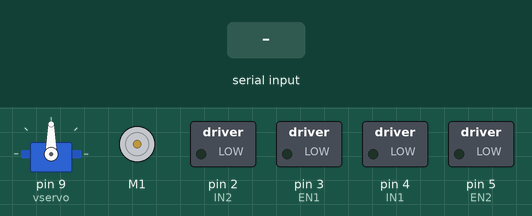
Bench run of a sketch on a simulated Arduino Mega 2560, built with avr-gcc and run on an emulated ATmega2560. Shown: servo, DC motor (green arrow = forward, orange = backward, longer = faster), switched loads named in the sketch (green lamp = pin HIGH). The inputs (shaded band) are chosen by the test bench.

Above: at 1.2 s.
1.3 s: "V" received over the second serial link
At 1.7 s:
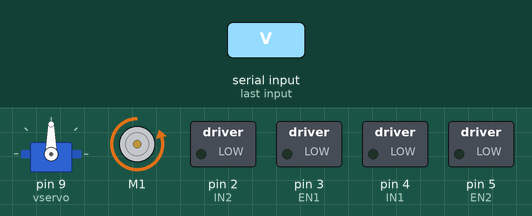
4.3 s: "F" received over the second serial link
At 5.5 s:
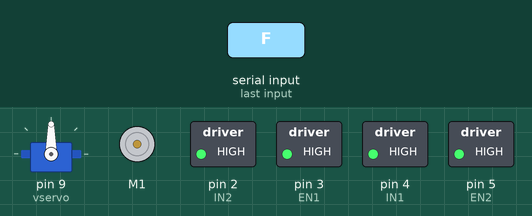
5.8 s: "B" received over the second serial link
At 6.8 s:
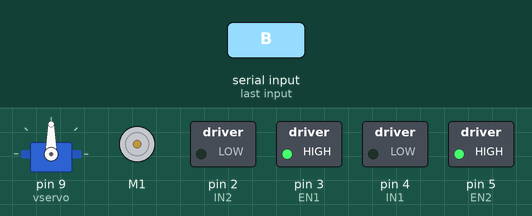
7.3 s: "L" received over the second serial link
At 8.0 s:
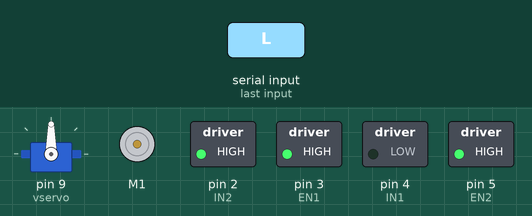
8.8 s: "R" received over the second serial link
At 9.1 s:
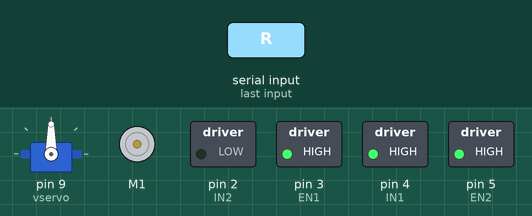
10.3 s: "X" received over the second serial link
At 10.7 s:
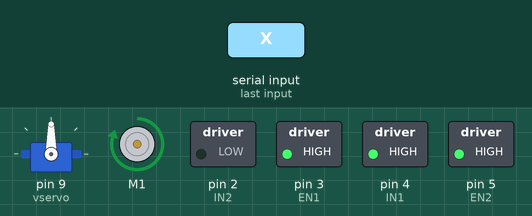
Timing chart, 0 to 13.3 s (numbered marks = the images above; inputs shaded):
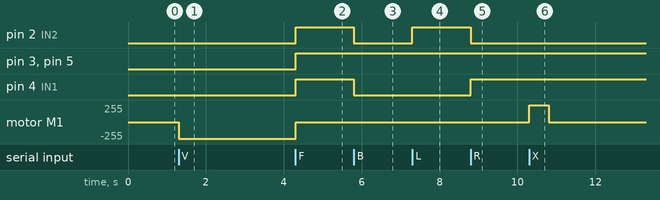

Measured:
- after the input at 1.3 s, motor M1: stopped → backward 250/255 at once
- after the input at 4.3 s, pin 2 (IN2), pin 3 (EN1), pin 4 (IN1), pin 5 (EN2): LOW → HIGH at once; motor M1: backward 250/255 → stopped at once
- after the input at 5.8 s, pin 2 (IN2), pin 4 (IN1): HIGH → LOW at once
- after the input at 7.3 s, pin 2 (IN2): LOW → HIGH at once
- after the input at 8.8 s, pin 2 (IN2): HIGH → LOW at once; pin 4 (IN1): LOW → HIGH at once
- after the input at 10.3 s, motor M1: stopped → forward 250/255 at once, → stopped 0.50 s later

The sketch:

BIG_CAR.ino
```cpp
#include <SoftwareSerial.h> // Подключаем библиотеку для работы с Serial через дискретные порты
#include <AFMotor.h> // Подключаем библиотеку для управления двигателями
#include <Servo.h>   // Подключаем библиотеку для сервоприводов
int val;
int IN1 = 4;
int IN2 = 2;
int EN1 = 3;
int EN2 = 5;
int LED = 13;

//Создаем объекты для двигателей
AF_DCMotor motor1(1); //канал М1 на Motor Shield — левый

const int TX_BT = 51;
const int RX_BT = 50;
SoftwareSerial BTSerial(51, 50); // RX, TX
// Создаем объект для сервопривода
Servo vservo;

// Создаем переменную для команд Bluetooth
char vcmd;
// Создаем переменные для запоминания скорости двигателей
int vspdL, vspdR;
/* Создаем переменную, на значение которой будет уменьшаться скорость при плавных поворотах.
Текущая скорость должна быть больше этого значения. В противном случае двигатели со стороны направления поворота просто не будут вращаться */
int vspd = 200;

 void setup() {
 BTSerial.begin(9600); //открывает последовательный порт, устанавливает скорость 9600 бит/c
   // Выбираем пин к которому подключен сервопривод
  vservo.attach(9); // или 10, если воткнули в крайний разъём
  // Поворачиваем сервопривод в положение 90 градусов при каждом включении
  vservo.write(90);


  pinMode(IN1, OUTPUT);
  pinMode(IN2, OUTPUT);
  pinMode(EN1, OUTPUT);
  pinMode(EN2, OUTPUT);

}

void loop() {
  motor1.setSpeed(250);

// Если есть данные
if (BTSerial.available())
{
// Читаем команды и заносим их в переменную. char преобразует код символа команды в символ
vcmd = (char)BTSerial.read();
// Отправляем команду в порт, чтобы можно было их проверить в «Мониторе порта»
Serial.println(vcmd);

// Вперед
if (vcmd == 'F') {
    // Выводы конфигурируются согласно раьоте Motor Shield'а
      // Моторы крутятся вперед
      digitalWrite(EN1, 155);
      digitalWrite(EN2, 155);
      digitalWrite(IN1, HIGH);
      digitalWrite(IN2, HIGH);
    }
    // Назад
if (vcmd == 'B')
{   digitalWrite(EN1, 155);
      digitalWrite(EN1, 155);
      digitalWrite(IN1, LOW);
      digitalWrite(IN2, LOW);
    }
// Влево
if (vcmd == 'L')
{   digitalWrite(EN1, 200);
      digitalWrite(EN2, 200);
      digitalWrite(IN1, LOW);
      digitalWrite(IN2, HIGH);
    }
    // Вправо
if (vcmd == 'R')
{  digitalWrite(EN1, 200);
      digitalWrite(EN2, 200);
      digitalWrite(IN1, HIGH);
      digitalWrite(IN2, LOW);
    }
     // ВВЕРХ

if (vcmd == 'X') {
vextra();
}
}
    // ВНИЗ
if (vcmd == 'V'){
vhorn();
 }
}
void vhorn() {
motor1.run(BACKWARD);
delay(500);
 motor1.run(RELEASE);
}
void vextra() {
motor1.run(FORWARD);
delay(500);
 motor1.run(RELEASE);
}
```
